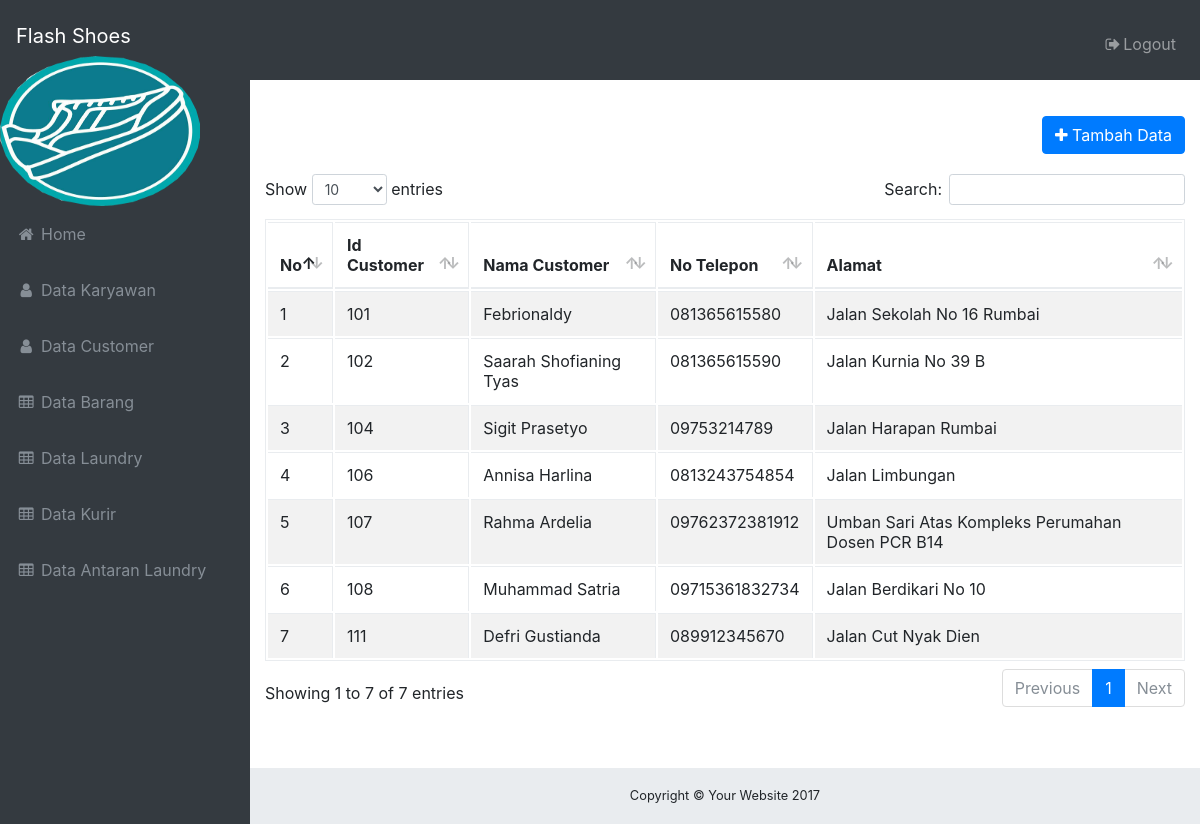
The app's page /index.php/customer with its own data.
### tables this page shows
CREATE TABLE `customer` (
  `id_customer` int(10) NOT NULL,
  `nama_customer` varchar(40) NOT NULL,
  `alamat` varchar(50) NOT NULL,
  `no_telp` varchar(15) NOT NULL
);

### application/controllers/Customer.php (called while the page is built, shortened)
<?php
class Customer extends CI_Controller
{
	function __construct()
	{
		$this->load->model('Customer_model');
	}
	function index()
	{
		$data['customer']=$this->Customer_model->ambil_data();
		$this->load->view('Customer/customer_list',$data);
	}
}
 ?>

### index.php (called while the page is built, shortened)
<?php
require_once BASEPATH.'core/CodeIgniter.php';

### application/models/Customer_model.php (called while the page is built, shortened)
<?php
class Customer_model extends CI_Model
{
	public $nama_table 	= 'customer';
	public $id			= 'id_customer';
	public $order		= 'ASC';
	function ambil_data(){
		$this->db->order_by($this->id,$this->order);
		return $this->db->get($this->nama_table)->result();
}
}
?>

### application/views/Customer/customer_list.php (the view, shortened to what this page needs)
<div class="row">
	<div class="col-md-12 text-right" style="margin-top:20px;margin-bottom:20px">
	<?php echo anchor(site_url("Customer/tambah"),'<i class="fa fa-plus"></i> Tambah Data','class= "btn btn-primary"'); ?>
</div>
</div>
<div class="row">
<table id="example" class="table table-striped table-bordered">
	<thead>
	<tr>
		<th>No</th>
		<th>Id Customer</th>
		<th>Nama Customer</th>
		<th>No Telepon</th>
		<th>Alamat</th>
	</tr>
	</thead>
	<tbody>
	<?php foreach ($customer as $key => $value) {?>
		<tr>
			<td><?php echo $key+1; ?></td>
			<td><?php echo $value->id_customer; ?></td>
			<td><?php echo $value->nama_customer; ?></td>
			<td><?php echo $value->no_telp; ?></td>
			<td><?php echo $value->alamat; ?></td>
		</tr>
		<?php } ?>
	</tbody>
</table>
</div>

### assets/css/sb-admin.css (style rules this page uses)
html { position: relative; min-height: 100%; }
body { overflow-x: hidden; }
body.sticky-footer { margin-bottom: 56px; }
body.fixed-nav { padding-top: 56px; }

### records on screen
customer: id_customer "101", nama_customer "Febrionaldy", no_telp "081365615580", alamat "Jalan Sekolah No 16 Rumbai"
customer: id_customer "102", nama_customer "Saarah Shofianing Tyas", no_telp "081365615590", alamat "Jalan Kurnia No 39 B"
customer: id_customer "104", nama_customer "Sigit Prasetyo", no_telp "09753214789", alamat "Jalan Harapan Rumbai"
customer: id_customer "106", nama_customer "Annisa Harlina", no_telp "0813243754854", alamat "Jalan Limbungan"
customer: id_customer "107", nama_customer "Rahma Ardelia", no_telp "09762372381912", alamat "Umban Sari Atas Kompleks Perumahan Dosen PCR B14"
customer: id_customer "108", nama_customer "Muhammad Satria", no_telp "09715361832734", alamat "Jalan Berdikari No 10"
customer: id_customer "111", nama_customer "Defri Gustianda", no_telp "089912345670", alamat "Jalan Cut Nyak Dien"
